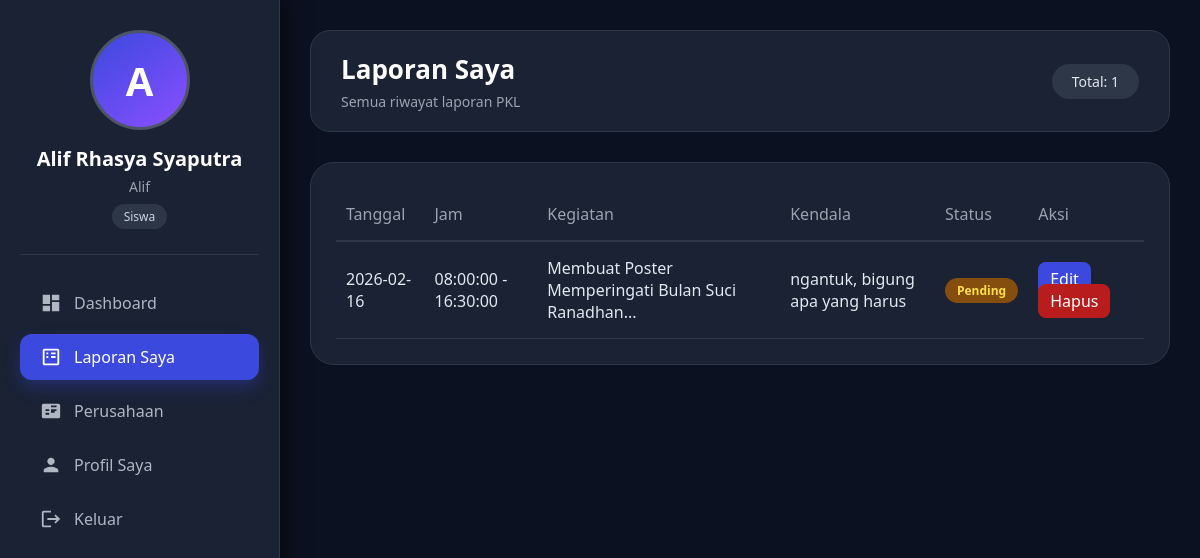
The app's page /laporan_saya.php (signed in) with its own data.
### tables this page shows
CREATE TABLE `laporan` (
  `id` int(11) NOT NULL,
  `user_id` int(11) NOT NULL,
  `tanggal` date NOT NULL,
  `jam_masuk` time DEFAULT NULL,
  `jam_pulang` time DEFAULT NULL,
  `kegiatan` text NOT NULL,
  `kendala` text DEFAULT NULL,
  `solusi` text DEFAULT NULL,
  `status` enum('pending','disetujui','ditolak') DEFAULT 'pending',
  `catatan_pembimbing` text DEFAULT NULL,
  `created_at` timestamp NOT NULL DEFAULT current_timestamp()
);

### laporan_saya.php (the view, shortened to what this page needs)
<?php
require 'koneksi.php';
$user_id = $_SESSION['user_id'];
$query = "SELECT * FROM laporan WHERE user_id = '$user_id' ORDER BY tanggal DESC";
$laporan = mysqli_query($conn, $query);
$active_menu = 'laporan';
?>
<div class="top-bar">
    <div class="page-title">
        <h2>Laporan Saya</h2>
        <p>Semua riwayat laporan PKL</p>
    </div>
    <div class="date-badge">
        Total: <?php echo mysqli_num_rows($laporan); ?>
    </div>
</div>
<div class="card">
    <?php if (mysqli_num_rows($laporan) > 0): ?>
        <table>
            <thead>
                <tr>
                    <th>Tanggal</th>
                    <th>Jam</th>
                    <th>Kegiatan</th>
                    <th>Kendala</th>
                    <th>Status</th>
                    <th>Aksi</th>
                </tr>
            </thead>
            <tbody>
                <?php while ($row = mysqli_fetch_assoc($laporan)): ?>
                <tr>
                    <td><?php echo $row['tanggal']; ?></td>
                    <td><?php echo $row['jam_masuk'] . ' - ' . $row['jam_pulang']; ?></td>
                    <td><?php echo nl2br(htmlspecialchars(substr($row['kegiatan'], 0, 50))); ?>...</td>
                    <td><?php echo nl2br(htmlspecialchars(substr($row['kendala'] ?? '-', 0, 30))); ?></td>
                    <td>
                        <span class="status <?php echo $row['status']; ?>">
                            <?php echo ucfirst($row['status']); ?>
                        </span>
                    </td>
                    <td>
                        <a href="edit_laporan.php?id=<?php echo $row['id']; ?>" class="btn-edit" style="background:#3b49df; padding:6px 12px; border-radius:8px; color:white; text-decoration:none; margin-right:5px;">Edit</a>
                        <a href="hapus_laporan.php?id=<?php echo $row['id']; ?>" class="btn-hapus" onclick="return confirm('Yakin ingin menghapus laporan ini?')" style="background:#b91c1c; padding:6px 12px; border-radius:8px; color:white; text-decoration:none;">Hapus</a>
                    </td>
                </tr>
                <?php endwhile; ?>
            </tbody>
        </table>
    <?php else: ?>
        <div class="empty-state">
            <p>Belum ada laporan. Silakan buat laporan baru di dashboard.</p>
        </div>
    <?php endif; ?>
</div>
<?php
$content = ob_get_clean();
include 'layout.php';
?>

### layout.php (shortened to what this page needs)
<?php
function isActive($menu, $active_menu) {
    return $menu === $active_menu ? 'active' : '';
}
?>
<!DOCTYPE html>
<html lang="id">
<head>
</head>
<body>
    <div class="sidebar">
        <div class="profile">
<div class="avatar">
    <?php if(isset($_SESSION['foto']) && file_exists("uploads/".$_SESSION['foto'])): ?>
        <img src="uploads/<?php echo $_SESSION['foto']; ?>" alt="foto">
    <?php else: ?>
        <span><?php echo strtoupper(substr($_SESSION['nama']??'U',0,1)); ?></span>
    <?php endif; ?>
</div>
            <h3><?php echo $_SESSION['nama'] ?? 'User'; ?></h3>
            <p><?php echo $_SESSION['username'] ?? ''; ?></p>
            <span class="badge"><?php echo ucfirst($_SESSION['role'] ?? 'siswa'); ?></span>
        </div>
        <ul class="nav-menu">
            <li class="nav-item">
                <a href="dashboard.php" class="nav-link <?php echo isActive('dashboard', $active_menu); ?>">
                    <svg viewBox="0 0 24 24"><path d="M3 13h8V3H3v10zm0 8h8v-6H3v6zm10 0h8V11h-8v10zm0-18v6h8V3h-8z"/></svg>Dashboard
                </a>
            </li>
            <li class="nav-item">
                <a href="laporan_saya.php" class="nav-link <?php echo isActive('laporan', $active_menu); ?>">
                    <svg viewBox="0 0 24 24"><path d="M19 3H5c-1.1 0-2 .9-2 2v14c0 1.1.9 2 2 2h14c1.1 0 2-.9 2-2V5c0-1.1-.9-2-2-2zm0 16H5V5h14v14zM17 7h-5v2h5V7zm0 4h-5v2h5v-2zM7 7h2v2H7V7zm0 4h2v2H7v-2z"/></svg>Laporan Saya
                </a>
            </li>
            <li class="nav-item">
                <a href="perusahaan.php" class="nav-link <?php echo isActive('perusahaan', $active_menu); ?>">
                    <svg viewBox="0 0 24 24"><path d="M20 4H4c-1.1 0-2 .9-2 2v12c0 1.1.9 2 2 2h16c1.1 0 2-.9 2-2V6c0-1.1-.9-2-2-2zm-8 2h6v2h-6V6zm0 4h6v2h-6v-2zm-6 0h4v2H6v-2zm10 4h-4v-2h4v2zm-10 0h4v2H6v-2z"/></svg>Perusahaan
                </a>
            </li>
            <li class="nav-item">
                <a href="profil.php" class="nav-link <?php echo isActive('profil', $active_menu); ?>">
                    <svg viewBox="0 0 24 24"><path d="M12 12c2.21 0 4-1.79 4-4s-1.79-4-4-4-4 1.79-4 4 1.79 4 4 4zm0 2c-2.67 0-8 1.34-8 4v2h16v-2c0-2.66-5.33-4-8-4z"/></svg>Profil Saya
                </a>
            </li>
            <li class="nav-item">
                <a href="logout.php" class="nav-link">
                    <svg viewBox="0 0 24 24"><path d="M17 7l-1.41 1.41L18.17 11H8v2h10.17l-2.58 2.59L17 17l5-5zM4 5h8V3H4c-1.1 0-2 .9-2 2v14c0 1.1.9 2 2 2h8v-2H4V5z"/></svg>Keluar
                </a>
            </li>
        </ul>
    </div>
    <div class="main-content">
        <?php echo $content ?? ''; ?>
    </div>
</body>
</html>

### layout.php (style rules this page uses)
* { margin: 0; padding: 0; box-sizing: border-box; font-family: 'Segoe UI', system-ui, sans-serif; }
body { background: #0b1120; display: flex; color: #e2e8f0; }
.sidebar { width: 280px; height: 100vh; background: #1a2234; position: fixed; padding: 30px 20px; border-right: 1px solid #2d3748; box-shadow: 4px 0 20px rgba(0,0,0,0.5); }
.profile { text-align: center; padding-bottom: 25px; border-bottom: 1px solid #2d3748; margin-bottom: 25px; }
.avatar { width: 100px; height: 100px; background: linear-gradient(145deg, #3b49df, #8a4fff); border-radius: 50%; margin: 0 auto 15px; display: flex; align-items: center; justify-content: center; overflow: hidden; border: 3px solid #4b5565; }
.avatar span { font-size: 40px; font-weight: bold; color: white; }
.profile h3 { font-size: 20px; color: white; margin-bottom: 5px; }
.profile p { color: #9ca3af; font-size: 14px; }
.badge { display: inline-block; background: #2d3748; padding: 4px 12px; border-radius: 30px; font-size: 12px; color: #cbd5e0; margin-top: 8px; }
.nav-menu { list-style: none; }
.nav-item { margin-bottom: 8px; }
.nav-link { display: flex; align-items: center; gap: 12px; padding: 12px 20px; color: #b0b7c3; text-decoration: none; border-radius: 12px; transition: all 0.2s; }
.nav-link.active { background: #3b49df; color: white; box-shadow: 0 8px 16px rgba(59,73,223,0.3); }
.nav-link svg { width: 22px; height: 22px; fill: currentColor; }
.main-content { margin-left: 280px; padding: 30px; width: calc(100% - 280px); }
.top-bar { background: #1a2234; border-radius: 20px; padding: 20px 30px; margin-bottom: 30px; display: flex; justify-content: space-between; align-items: center; border: 1px solid #2d3748; }
.page-title h2 { font-size: 26px; color: white; margin-bottom: 5px; }
.page-title p { color: #9ca3af; font-size: 14px; }
.date-badge { background: #2d3748; padding: 8px 20px; border-radius: 40px; font-size: 14px; color: #e2e8f0; }
.card { background: #1a2234; border-radius: 24px; padding: 25px; margin-bottom: 30px; border: 1px solid #2d3748; }
table { width: 100%; border-collapse: collapse; }
th { text-align: left; padding: 15px 10px; color: #9ca3af; font-weight: 500; border-bottom: 2px solid #2d3748; }
td { padding: 15px 10px; border-bottom: 1px solid #2d3748; }
.status { padding: 4px 12px; border-radius: 40px; font-size: 12px; font-weight: 600; display: inline-block; }
.status.pending { background: #854d0e; color: #fde047; }

### records on screen
laporan: tanggal "2026-02-16", jam_masuk "08:00:00", jam_pulang "16:30:00", kegiatan "Membuat Poster Memperingati Bulan Suci Ranadhan", kendala "ngantuk, bigung apa yang harus", status "Pending"

### other values on screen
substr($_SESSION['nama']??'U',0,1) "A"
$_SESSION['nama'] "Alif Rhasya Syaputra"
$_SESSION['username'] "Alif"
$_SESSION['role'] "Siswa"
mysqli_num_rows($laporan) "1"
